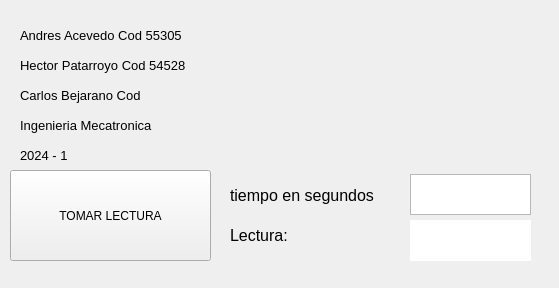
<?xml version="1.0" encoding="UTF-8"?>
<ui version="4.0">
 <class>MainWindow</class>
 <widget class="QMainWindow" name="MainWindow">
  <property name="geometry">
   <rect>
    <x>0</x>
    <y>0</y>
    <width>559</width>
    <height>288</height>
   </rect>
  </property>
  <property name="windowTitle">
   <string>MainWindow</string>
  </property>
  <widget class="QWidget" name="centralwidget">
   <widget class="QPushButton" name="pushButton_3">
    <property name="geometry">
     <rect>
      <x>10</x>
      <y>170</y>
      <width>201</width>
      <height>91</height>
     </rect>
    </property>
    <property name="text">
     <string>TOMAR LECTURA</string>
    </property>
   </widget>
   <widget class="QTextEdit" name="textEdit">
    <property name="geometry">
     <rect>
      <x>410</x>
      <y>174</y>
      <width>121</width>
      <height>41</height>
     </rect>
    </property>
   </widget>
   <widget class="QLabel" name="label">
    <property name="geometry">
     <rect>
      <x>410</x>
      <y>220</y>
      <width>121</width>
      <height>41</height>
     </rect>
    </property>
    <property name="font">
     <font>
      <pointsize>12</pointsize>
     </font>
    </property>
    <property name="styleSheet">
     <string notr="true">background-color: rgb(255, 255, 255);</string>
    </property>
    <property name="text">
     <string/>
    </property>
   </widget>
   <widget class="QLabel" name="label_8">
    <property name="geometry">
     <rect>
      <x>230</x>
      <y>220</y>
      <width>81</width>
      <height>31</height>
     </rect>
    </property>
    <property name="sizeIncrement">
     <size>
      <width>0</width>
      <height>0</height>
     </size>
    </property>
    <property name="font">
     <font>
      <pointsize>12</pointsize>
     </font>
    </property>
    <property name="text">
     <string>Lectura:</string>
    </property>
   </widget>
   <widget class="QLabel" name="label_11">
    <property name="geometry">
     <rect>
      <x>230</x>
      <y>180</y>
      <width>171</width>
      <height>31</height>
     </rect>
    </property>
    <property name="sizeIncrement">
     <size>
      <width>0</width>
      <height>0</height>
     </size>
    </property>
    <property name="font">
     <font>
      <pointsize>12</pointsize>
     </font>
    </property>
    <property name="text">
     <string>tiempo en segundos</string>
    </property>
   </widget>
   <widget class="QLabel" name="label_9">
    <property name="geometry">
     <rect>
      <x>20</x>
      <y>110</y>
      <width>341</width>
      <height>31</height>
     </rect>
    </property>
    <property name="font">
     <font>
      <pointsize>10</pointsize>
     </font>
    </property>
    <property name="text">
     <string>Ingenieria Mecatronica</string>
    </property>
   </widget>
   <widget class="QLabel" name="label_12">
    <property name="geometry">
     <rect>
      <x>20</x>
      <y>140</y>
      <width>341</width>
      <height>31</height>
     </rect>
    </property>
    <property name="font">
     <font>
      <pointsize>10</pointsize>
     </font>
    </property>
    <property name="text">
     <string>2024 - 1</string>
    </property>
   </widget>
   <widget class="QLabel" name="label_3">
    <property name="geometry">
     <rect>
      <x>20</x>
      <y>20</y>
      <width>341</width>
      <height>31</height>
     </rect>
    </property>
    <property name="font">
     <font>
      <pointsize>10</pointsize>
     </font>
    </property>
    <property name="text">
     <string>Andres Acevedo Cod 55305</string>
    </property>
   </widget>
   <widget class="QLabel" name="label_5">
    <property name="geometry">
     <rect>
      <x>20</x>
      <y>50</y>
      <width>341</width>
      <height>31</height>
     </rect>
    </property>
    <property name="font">
     <font>
      <pointsize>10</pointsize>
     </font>
    </property>
    <property name="text">
     <string>Hector Patarroyo Cod 54528</string>
    </property>
   </widget>
   <widget class="QLabel" name="label_6">
    <property name="geometry">
     <rect>
      <x>20</x>
      <y>80</y>
      <width>341</width>
      <height>31</height>
     </rect>
    </property>
    <property name="font">
     <font>
      <pointsize>10</pointsize>
     </font>
    </property>
    <property name="text">
     <string>Carlos Bejarano Cod </string>
    </property>
   </widget>
   <widget class="QLabel" name="label_4">
    <property name="geometry">
     <rect>
      <x>340</x>
      <y>10</y>
      <width>201</width>
      <height>151</height>
     </rect>
    </property>
    <property name="text">
     <string/>
    </property>
    <property name="pixmap">
     <pixmap>logo_ecci.png</pixmap>
    </property>
   </widget>
  </widget>
 </widget>
 <resources/>
 <connections/>
</ui>
